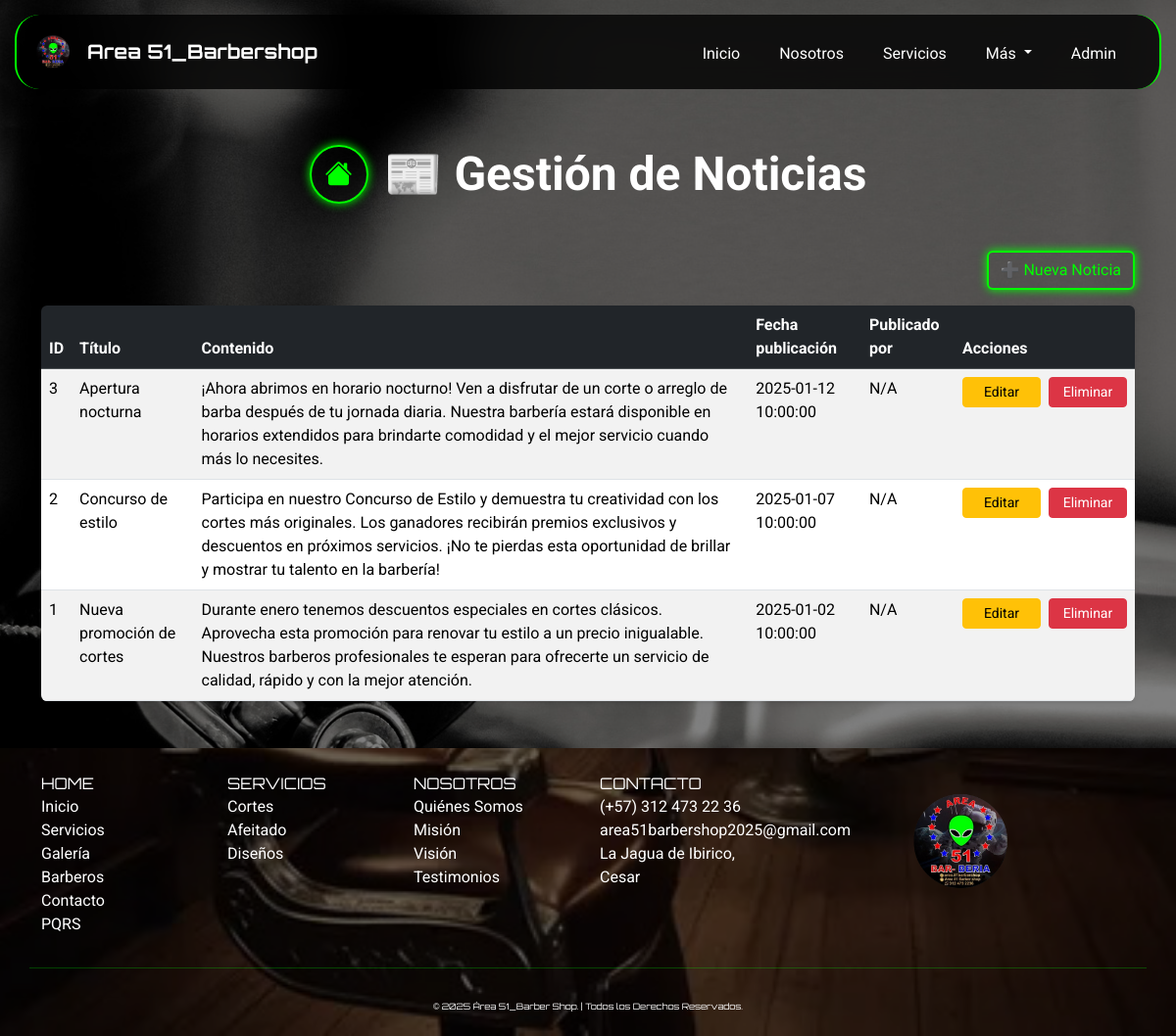
Screenshot of /index.php?page=noticias (signed in) with the database file from the repository.
### tables this page shows
CREATE TABLE `noticias` (
  `id_noticia` int(11) NOT NULL AUTO_INCREMENT,
  `titulo` varchar(200) NOT NULL,
  `contenido` text NOT NULL,
  `fecha_publicacion` timestamp NOT NULL DEFAULT current_timestamp(),
  `publicado_por` int(11) DEFAULT NULL,
  `estado` enum('activo','inactivo') DEFAULT 'activo',
  PRIMARY KEY (`id_noticia`),
  KEY `fk_noticias_publicado_por` (`publicado_por`),
  CONSTRAINT `fk_noticias_publicado_por` FOREIGN KEY (`publicado_por`) REFERENCES `administradores` (`id_admin`) ON DELETE SET NULL ON UPDATE CASCADE
);

### app/controllers/NoticiasController.php (called while the page is built, shortened)
<?php
require_once __DIR__ . '/../models/Noticias.php';
class NoticiasController {
    private $noticias;
    public function __construct($db) {
        $this->noticias = new Noticias($db);
    }
    public function listarNoticias() {
        return $this->noticias->listar();
    }
}

### app/models/Noticias.php (called while the page is built, shortened)
<?php
class Noticias {
    private $db;
    public function __construct($db) {
        $this->db = $db;
    }
    public function listar() {
        $stmt = $this->db->prepare("
            SELECT n.*, a.nombre AS nombre_admin
            FROM noticias n
            LEFT JOIN administradores a ON n.publicado_por = a.id_admin
            WHERE n.estado = 'activo'
            ORDER BY n.fecha_publicacion DESC
            LIMIT 3
        ");
        $stmt->execute();
        return $stmt->fetchAll(PDO::FETCH_ASSOC);
    }
}

### app/views/noticias/noticias.php (the view, shortened to what this page needs)
<?php
require_once __DIR__ . '/../../controllers/NoticiasController.php';
$noticiasController = new NoticiasController($db);
$registros = $noticiasController->listarNoticias();
?>
<body>
    <div class="container py-5">
        <div class="d-flex flex-column flex-md-row align-items-center justify-content-center gap-3 mb-5 text-center text-md-start" style="margin-top:100px;">
            <a href="index.php?page=panel" class="btn btn-neon d-flex justify-content-center align-items-center rounded-circle mb-3 mb-md-0" style="width: 60px; height: 60px;"> <i class="bi bi-house-fill fs-3"></i></a>
            <h1 class="fw-bold display-5 text-white mb-0">📰 Gestión de Noticias</h1>
        </div>
        <div class="d-flex justify-content-end mb-3">
            <a href="index.php?page=crear_noticias" class="btn btn-neon">➕ Nueva Noticia</a>
        </div>
        <div class="table-wrapper rounded shadow-sm" style="max-height:500px; overflow-y:auto;">
            <table class="table table-striped table-hover mb-0">
                <thead class="table-dark">
                    <tr style="position: sticky; top: 0; z-index: 1;">
                        <th>ID</th>
                        <th>Título</th>
                        <th>Contenido</th>
                        <th>Fecha publicación</th>
                        <th>Publicado por</th>
                        <th>Acciones</th>
                    </tr>
                </thead>
                <tbody>
                    <?php foreach ($registros as $row): ?>
                        <tr>
                            <td><?= $row['id_noticia'] ?></td>
                            <td><?= htmlspecialchars($row['titulo']) ?></td>
                            <td><?= nl2br(htmlspecialchars($row['contenido'])) ?></td>
                            <td><?= $row['fecha_publicacion'] ?></td>
                            <td><?= $row['publicado_por'] ?? 'N/A' ?></td>
                            <td>
                                <div class="d-flex gap-2">
                                    <a href="index.php?page=editar_noticias&id=<?= $row['id_noticia'] ?>"
                                    class="btn btn-warning btn-sm" style="width:80px;">Editar</a>
                                    <a href="index.php?page=eliminar_noticias&id=<?= $row['id_noticia'] ?>"
                                    class="btn btn-danger btn-sm"
                                    onclick="return confirm('¿Eliminar esta noticia?')" style="width:80px;">Eliminar</a>
                                </div>
                            </td>
                        </tr>
                    <?php endforeach; ?>
                </tbody>
            </table>
        </div>
    </div>
<main>

### public/css/style.css (style rules this page uses)
body { background-image: url(../img/fondo_body.jpg); min-height: 100vh; background-size: cover; background-position: center; background-repeat: no-repeat; background-attachment: fixed; position: relative; font-family: 'Roboto', sans-serif; background-color: #000; color: #fff; margin: 0; padding: 0; width: 100%; align-items: center; justify-content: center; }
body::before { content: ''; position: fixed; top: 0; left: 0; width: 100%; height: 100%; background-color: rgba(0, 0, 0, 0.5); z-index: -1; }
html { scroll-behavior: smooth; width: 100%; }
.btn-neon { color: #00ff00; border: 2px solid #00ff00; background-color: transparent; box-shadow: 0 0 10px #00ff00; transition: all 0.3s ease; }

### rows the page displays
noticias: id_noticia "3", titulo "Apertura nocturna", contenido "¡Ahora abrimos en horario nocturno! Ven a disfrutar de un corte o arreglo de barba después de tu jornada diaria. Nuestra barbería estará disponible en horarios extendidos para brindarte comodidad y el mejor servicio cuando más lo necesites.", fecha_publicacion "2025-01-12 10:00:00", publicado_por "N/A"
noticias: id_noticia "2", titulo "Concurso de estilo", contenido "Participa en nuestro Concurso de Estilo y demuestra tu creatividad con los cortes más originales. Los ganadores recibirán premios exclusivos y descuentos en próximos servicios. ¡No te pierdas esta oportunidad de brillar y mostrar tu talento en la barbería!", fecha_publicacion "2025-01-07 10:00:00", publicado_por "N/A"
noticias: id_noticia "1", titulo "Nueva promoción de cortes", contenido "Durante enero tenemos descuentos especiales en cortes clásicos. Aprovecha esta promoción para renovar tu estilo a un precio inigualable. Nuestros barberos profesionales te esperan para ofrecerte un servicio de calidad, rápido y con la mejor atención.", fecha_publicacion "2025-01-02 10:00:00", publicado_por "N/A"
